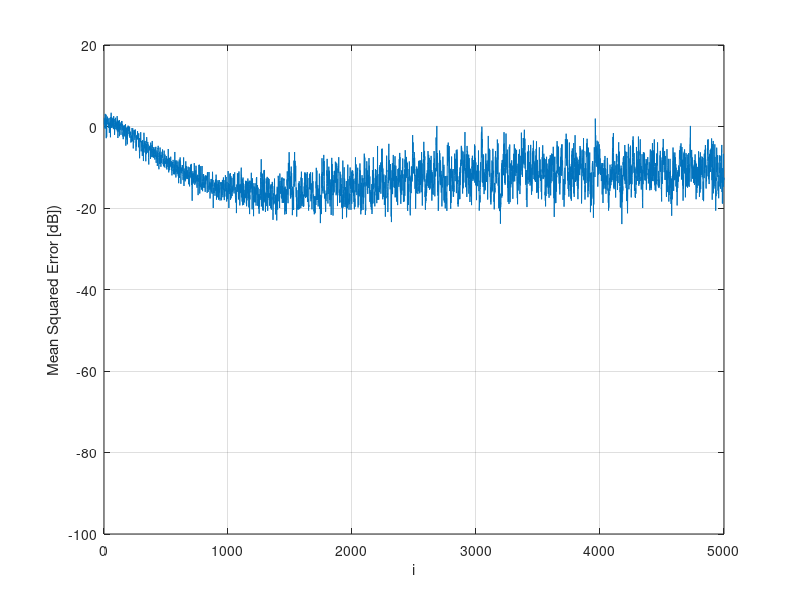

Write MATLAB code to recreate this figure.
%%%%%%%%%%%%%%%%%%%%%%%%%%%%%%%%%%%%%%%%
% DVM-LMS-1 Algorithm Implementation   %
% [redacted]
% 26/08/2020                           %  
%%%%%%%%%%%%%%%%%%%%%%%%%%%%%%%%%%%%%%%%

% Implements a parametrized Decomposable Volterra Model LMS Filter for a
% K-th order series and a M-th order filter.

clc;
clear;
close;

% Filter parameters
numberOfSamples = 5000;
numberOfIterations = 50;
K = 4; % Series order 
M = 10; % Filter order
eps = 1e-3; 

% Convergence parameters
mu0 = 0.0001; % Convergence coefficient

% Input signal correlation parameters
sig_u2 = 1; % Input signal variance
a = 0; % Regulates the correlation
b = sqrt(1 - a^2) * sig_u2; % Corrects the input signal variance to sig_u2

% Desired signal noise parameters
sig_v2 = 1e-6; % Corruption noise variance

for l = 1:numberOfIterations
    % Initializing the input information, u (gaussian distribution with variance
    % sig_u2)
    
    input = rand(numberOfSamples, 1) * sig_u2;
   
    % Correlating the input information
    
    whiteNoise = rand(numberOfSamples, 1) * 1; % White noise with variance = 1
    for i = 2:numberOfSamples
        input(i) = a * input(i - 1) + b * whiteNoise(i);        
    end
   
    % Defining the desired plant vector (Example 11.1, pg. 459 on Diniz's book)
    d = zeros(numberOfSamples, 1);
    p = zeros(numberOfSamples, 1);
    for i = 2:numberOfSamples
        p(i) = input(i) + 0.5 * input(i - 1);
    end
    for i = 1:numberOfSamples
        d(i) = p(i) + 0.2 * p(i)^2 + 0.1 * p(i)^3;
    end

    % Let's add some gaussian noise to d
    v = randn(numberOfSamples, 1) * sig_v2;
    dNoise = d + v;
    
    % Initializing row input regressors
    ui = zeros(1, M);
    
    % Initializing error and output vectors
    e = zeros(1, numberOfSamples);
    output = e;
    
    % Initializing the DVM-LMS-1 Algorithm weights
    w = zeros(M, K);
    for i = 1:K - 1
        w(1, i) = 2^(1 - i); 
    end 
    
    % Iteration
    for i = 1:numberOfSamples
        % Creating row input regressor
        ui = [input(i) ui(1:M - 1)];
        
        % Computing y_{os}
        yo = zeros(1, K);
        for s = 1:K
            yo(s) = ui * w(:, s);
        end
        
        % Computing y_s
        y = zeros(1, K);
        for s = 1:K
            y(s) = prod(yo(1:s - 1))*prod(yo(s + 1:K));
        end
        
        % Computing the output and the error
        output(i) = y(K) * yo(K);
        e(i) = d(i) - output(i);
        
        % Updating weight matrix
        mu = zeros(1, K); 
        for s = 1:K
            mu(s) = mu0 / (abs(y(s))^2 + eps);
            w(:, s) = w(:, s) + mu(s) * e(i) * conj(y(s)) * ui';
        end
    end
    squaredErrorMatrix(l, :) = e.^2;
    outputMatrix(l, :) = output;
end

mse = mean(squaredErrorMatrix);
outputMean = mean(outputMatrix);

% Plotting Graphs
figure;
plot(10 * log(mse));
xlabel('i');
ylabel('Mean Squared Error [dB])');
ylim([-100, 20])
grid;

